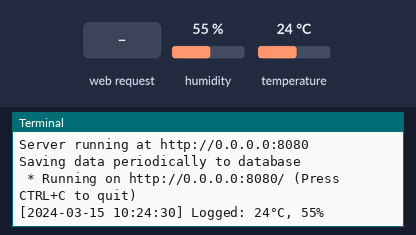
This program was run on a simulated Raspberry Pi (BCM pin numbers). On the bench: the last lines printed to the terminal. Inputs (shaded band) come from the test bench; at power-on: humidity 55 %, temperature 24 °C. The clock reads 2024-03-15 10:24:30 at power-on unless the program sets it; files the program writes start out absent; threads take turns every 2 ms.

Above: at 1.2 s.
1.3 s: HTTP request for /home received
At 1.9 s:
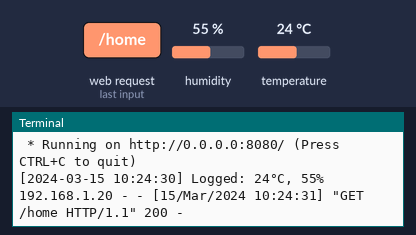
2.8 s: HTTP request for /current received
At 4.0 s:
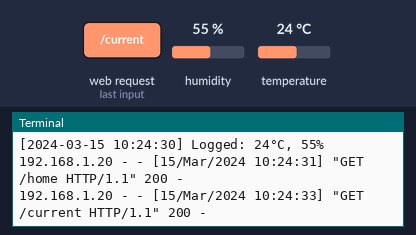

Measured:
- after the input at 1.3 s, the terminal: prints a new line at once (image 1)
- after the input at 2.8 s, the terminal: prints a new line after 0.26 s (image 2)

The program:

dht_server_with_sqlite.py
```python
import board
import adafruit_dht
from flask import Flask, redirect
import datetime
import sqlite3
import threading
import time

# Initialize sensor
dht = adafruit_dht.DHT11(
    pin=board.D17,
    use_pulseio=False
)

app = Flask(__name__)
DB_NAME = 'temp_humi.db'


def init_db():
    """Membuat tabel database jika belum ada"""
    conn = sqlite3.connect(DB_NAME)
    c = conn.cursor()
    c.execute('''
              CREATE TABLE IF NOT EXISTS temperature_log
              (
                  id INTEGER PRIMARY KEY AUTOINCREMENT,
                  timestamp TEXT NOT NULL,
                  temperature REAL NOT NULL,
                  humidity REAL NOT NULL
              )
              ''')
    conn.commit()
    conn.close()


def get_last_timestamp():
    """Mengambil timestamp terakhir dari database"""
    try:
        conn = sqlite3.connect(DB_NAME)
        c = conn.cursor()
        c.execute('SELECT timestamp FROM temperature_log ORDER BY id DESC LIMIT 1')
        result = c.fetchone()
        conn.close()

        if result:
            return datetime.datetime.strptime(result[0], "%Y-%m-%d %H:%M:%S")
        return None
    except Exception as e:
        print(f"Error getting last timestamp: {e}")
        return None


def log_data_periodically():
    """Stores the data (temperature and humidity) every hour this method being executed."""

    # Variables to calculate the initial wait time from latest timestamp
    last_time = get_last_timestamp()
    current_time = datetime.datetime.now()
    interval = 60  # 1 minute

    if last_time:
        # Calculate delta from the latest timestamp from DB
        time_diff = (current_time - last_time).total_seconds()

        if time_diff < interval:
            # still under the interval, wait until the end of the interval
            initial_wait = interval - time_diff
            print(f"Waiting {initial_wait:.1f} seconds to sync with last timestamp...")
        else:
            # if already more than the interval, start fresh
            seconds_into_minute = current_time.second
            initial_wait = interval - seconds_into_minute
            print(f"Last data was {time_diff:.1f}s ago. Starting fresh in {initial_wait:.1f}s...")

        time.sleep(initial_wait)

    # Main loop to log
    while True:
        try:
            temp = dht.temperature
            hum = dht.humidity
            timestamp = datetime.datetime.now().strftime("%Y-%m-%d %H:%M:%S")

            conn = sqlite3.connect(DB_NAME)
            c = conn.cursor()
            c.execute('INSERT INTO temperature_log (timestamp, temperature, humidity) VALUES (?, ?, ?)',
                      (timestamp, temp, hum))
            conn.commit()
            conn.close()

            print(f"[{timestamp}] Logged: {temp}°C, {hum}%")
        except Exception as e:
            print(f"Error logging temperature: {e}")

        # Wait according to the interval
        time.sleep(interval)


@app.route('/')
def redirect_home():
    """Redirect to homepage"""
    return redirect('/home')

@app.route('/home')
def home():
    """Main page"""
    time_now = datetime.datetime.now().strftime("%Y-%m-%d %H:%M:%S")
    return f"""
    <html>
    <head>
        <title>Raspberry Pi Flask Server</title>
        <style>
            body {{
                font-family: Arial;
                background-color: #eef2f7;
                text-align: center;
                margin-top: 50px;
            }}
            h1 {{ color: #8e26de; }}
            p {{ font-size: 18px; }}
        </style>
    </head>
    <body>
        <h1>Raspberry Pi Web Server (Flask)</h1>
        <p>
            Server berjalan dengan Flask!<br>
            Waktu sekarang: <b>{time_now}</b>
        </p>
        <div style="text-align:center; margin-top: 20px;">
            <button onclick="location.href='/current'">Lihat Data Temperatur dan Humidity</button>
        </div>
    </body>
    </html>
    """


@app.route('/current')
def current():
    """Halaman Temperature dengan 12 jam terakhir"""
    time_now = datetime.datetime.now().strftime("%Y-%m-%d %H:%M:%S")

    # Ambil current reading
    try:
        current_temp = dht.temperature
        current_hum = dht.humidity
    except:
        current_temp = "Error"
        current_hum = "Error"

    # Ambil 12 data terakhir (offset 1 untuk skip yang paling baru)
    conn = sqlite3.connect(DB_NAME)
    c = conn.cursor()
    c.execute('SELECT timestamp, temperature, humidity FROM temperature_log ORDER BY id DESC LIMIT 12 OFFSET 1')
    logs = c.fetchall()
    conn.close()

    # Buat tabel HTML untuk data
    table_rows = ""
    for log in logs:
        table_rows += f"""
        <tr>
            <td>{log[0]}</td>
            <td>{log[1]}°C</td>
            <td>{log[2]}%</td>
        </tr>
        """

    return f"""
    <html>
    <head>
        <title>Raspberry Pi Temperature Server</title>
        <style>
            body {{
                font-family: Arial;
                background-color: #eef2f7;
                text-align: center;
                margin-top: 30px;
            }}
            h1 {{ color: #8e26de; }}
            p {{ font-size: 18px; }}
            table {{
                margin: 20px auto;
                border-collapse: collapse;
                width: 600px;
                background-color: white;
                box-shadow: 0 2px 4px rgba(0,0,0,0.1);
            }}
            th, td {{
                padding: 12px;
                border: 1px solid #ddd;
            }}
            th {{
                background-color: #8e26de;
                color: white;
            }}
            tr:nth-child(even) {{ background-color: #f9f9f9; }}
        </style>
    </head>
    <body>
        <h1>Raspberry Pi Temperature Monitor</h1>
        <p>
            Waktu sekarang: <b>{time_now}</b><br>
            Temperature: <b>{current_temp}°C</b> | Humidity: <b>{current_hum}%</b>
        </p>

        <h2>12 Jam Terakhir (Log Per 1 Menit)</h2>
        <table>
            <tr>
                <th>Waktu</th>
                <th>Temperature</th>
                <th>Humidity</th>
            </tr>
            {table_rows if table_rows else "<tr><td colspan='3'>Belum ada data</td></tr>"}
        </table>

        <p><a href="/home">Kembali ke Home</a></p>
    </body>
    </html>
    """


if __name__ == '__main__':
    # Initialize database
    init_db()

    # Threading to save data every hour
    logger_thread = threading.Thread(target=log_data_periodically, daemon=True)
    logger_thread.start()

    print("Server running at http://0.0.0.0:8080")
    print("Saving data periodically to database")
    app.run(host='0.0.0.0', port=8080)
```
